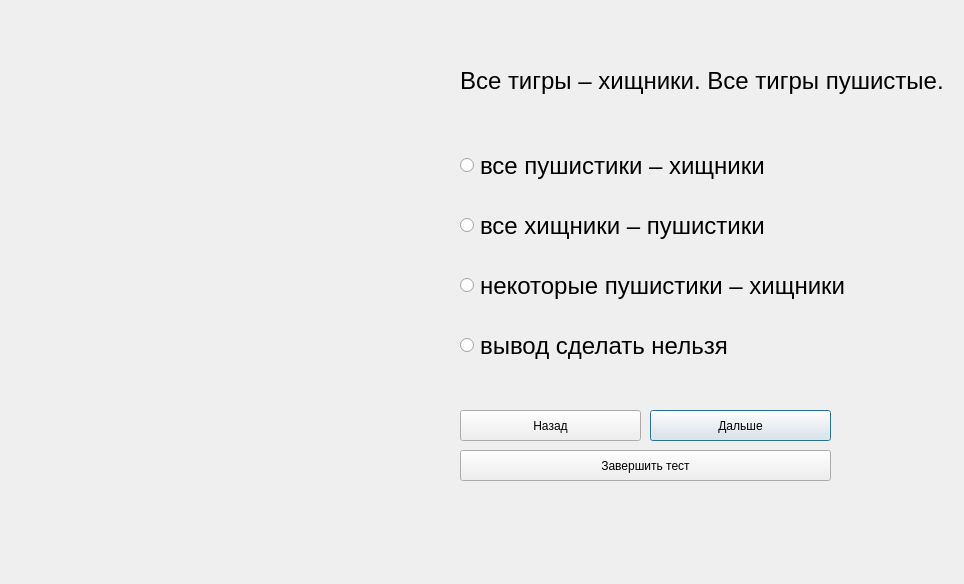
<?xml version="1.0" encoding="UTF-8"?>
<ui version="4.0">
 <class>testform25</class>
 <widget class="QDialog" name="testform25">
  <property name="geometry">
   <rect>
    <x>0</x>
    <y>0</y>
    <width>964</width>
    <height>584</height>
   </rect>
  </property>
  <property name="windowTitle">
   <string>Dialog</string>
  </property>
  <widget class="QLabel" name="image">
   <property name="geometry">
    <rect>
     <x>20</x>
     <y>40</y>
     <width>411</width>
     <height>331</height>
    </rect>
   </property>
   <property name="text">
    <string/>
   </property>
  </widget>
  <widget class="QPushButton" name="next_pushButton_2">
   <property name="geometry">
    <rect>
     <x>650</x>
     <y>410</y>
     <width>181</width>
     <height>31</height>
    </rect>
   </property>
   <property name="text">
    <string>Дальше</string>
   </property>
  </widget>
  <widget class="QLabel" name="question">
   <property name="geometry">
    <rect>
     <x>460</x>
     <y>-10</y>
     <width>551</width>
     <height>181</height>
    </rect>
   </property>
   <property name="sizePolicy">
    <sizepolicy hsizetype="Preferred" vsizetype="Preferred">
     <horstretch>0</horstretch>
     <verstretch>0</verstretch>
    </sizepolicy>
   </property>
   <property name="font">
    <font>
     <pointsize>18</pointsize>
    </font>
   </property>
   <property name="mouseTracking">
    <bool>true</bool>
   </property>
   <property name="tabletTracking">
    <bool>false</bool>
   </property>
   <property name="focusPolicy">
    <enum>Qt::NoFocus</enum>
   </property>
   <property name="contextMenuPolicy">
    <enum>Qt::PreventContextMenu</enum>
   </property>
   <property name="autoFillBackground">
    <bool>false</bool>
   </property>
   <property name="midLineWidth">
    <number>-2</number>
   </property>
   <property name="text">
    <string>Все тигры – хищники. Все тигры пушистые.</string>
   </property>
   <property name="textFormat">
    <enum>Qt::AutoText</enum>
   </property>
   <property name="scaledContents">
    <bool>false</bool>
   </property>
   <property name="wordWrap">
    <bool>true</bool>
   </property>
   <property name="openExternalLinks">
    <bool>false</bool>
   </property>
  </widget>
  <widget class="QRadioButton" name="radioButton">
   <property name="geometry">
    <rect>
     <x>460</x>
     <y>150</y>
     <width>431</width>
     <height>31</height>
    </rect>
   </property>
   <property name="font">
    <font>
     <pointsize>18</pointsize>
    </font>
   </property>
   <property name="acceptDrops">
    <bool>false</bool>
   </property>
   <property name="toolTip">
    <string/>
   </property>
   <property name="text">
    <string>все пушистики – хищники</string>
   </property>
  </widget>
  <widget class="QRadioButton" name="radioButton_3">
   <property name="geometry">
    <rect>
     <x>460</x>
     <y>270</y>
     <width>421</width>
     <height>31</height>
    </rect>
   </property>
   <property name="font">
    <font>
     <pointsize>18</pointsize>
    </font>
   </property>
   <property name="acceptDrops">
    <bool>false</bool>
   </property>
   <property name="toolTip">
    <string/>
   </property>
   <property name="text">
    <string>некоторые пушистики – хищники</string>
   </property>
  </widget>
  <widget class="QPushButton" name="back_pushButton">
   <property name="geometry">
    <rect>
     <x>460</x>
     <y>410</y>
     <width>181</width>
     <height>31</height>
    </rect>
   </property>
   <property name="text">
    <string>Назад</string>
   </property>
  </widget>
  <widget class="QRadioButton" name="radioButton_2">
   <property name="geometry">
    <rect>
     <x>460</x>
     <y>210</y>
     <width>421</width>
     <height>31</height>
    </rect>
   </property>
   <property name="font">
    <font>
     <pointsize>18</pointsize>
    </font>
   </property>
   <property name="layoutDirection">
    <enum>Qt::LeftToRight</enum>
   </property>
   <property name="text">
    <string>все хищники – пушистики</string>
   </property>
  </widget>
  <widget class="QRadioButton" name="radioButton_4">
   <property name="geometry">
    <rect>
     <x>460</x>
     <y>330</y>
     <width>301</width>
     <height>31</height>
    </rect>
   </property>
   <property name="font">
    <font>
     <pointsize>18</pointsize>
    </font>
   </property>
   <property name="acceptDrops">
    <bool>false</bool>
   </property>
   <property name="toolTip">
    <string/>
   </property>
   <property name="text">
    <string>вывод сделать нельзя</string>
   </property>
  </widget>
  <widget class="QPushButton" name="finish_pushButton">
   <property name="geometry">
    <rect>
     <x>460</x>
     <y>450</y>
     <width>371</width>
     <height>31</height>
    </rect>
   </property>
   <property name="text">
    <string>Завершить тест</string>
   </property>
  </widget>
 </widget>
 <resources/>
 <connections/>
</ui>
